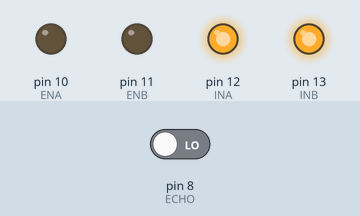
Bench run of a sketch on a simulated Arduino Uno, built with avr-gcc and run on an emulated ATmega328P. Shown: output pins drawn as LEDs (lit = HIGH). Inputs (shaded band) come from the test bench; at power-on: pin 8 (ECHO) LOW. Pins used as bus, display or sensor lines are not drawn.

Above: at 0.1 s.
At 1.1 s:
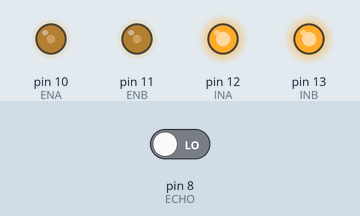
Timing chart, 0 to 2.6 s (numbered marks = the images above):
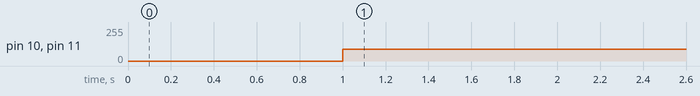

Measured:
- by itself, pin 10 (ENA), pin 11 (ENB): 0/255 → 90/255 at 1.0 s

The sketch:

RC_infinite_loop.ino
```cpp
#define TRIG 7
#define ECHO 8

// 모터 관련 전역변수
int const ENA = 10; // Speed
int const INA = 12; // Direction
int const ENB = 11;
int const INB = 13;
int r_speed = 90;
int l_speed = 90;
int mr_state = HIGH; // 오른쪽 모터 회전 방향
int ml_state = HIGH;  // 왼쪽 모터 회전 방향

void setup() {

  // 초음파 센서 관련
  pinMode(TRIG, OUTPUT);
  pinMode(ECHO, INPUT);

  //모터 핀 세팅
  pinMode(ENA, OUTPUT);
  pinMode(ENB, OUTPUT);
  pinMode(INA, OUTPUT);
  pinMode(INB, OUTPUT);

  digitalWrite(INA, HIGH);
  digitalWrite(INB, HIGH);
}

void loop() {
  // put your main code here, to run repeatedly:
  digitalWrite(TRIG, LOW);
  digitalWrite(ECHO, LOW);
  delayMicroseconds(2);
  digitalWrite(TRIG, HIGH);
  delayMicroseconds(10);
  digitalWrite(ECHO, LOW);

  unsigned long duration = pulseIn(ECHO, HIGH);
  float distance = duration/29.0/2.0;

  if(distance < 20 && distance > 1){
    delay(100);
    digitalWrite(INA, LOW);
    digitalWrite(INB, LOW);
    analogWrite(ENA, l_speed);
    analogWrite(ENB, r_speed);
    delay(1000);
  } else {
    digitalWrite(INA, HIGH);
    digitalWrite(INB, HIGH);
    analogWrite(ENA, r_speed);
    analogWrite(ENB, l_speed);
  }
}
```
